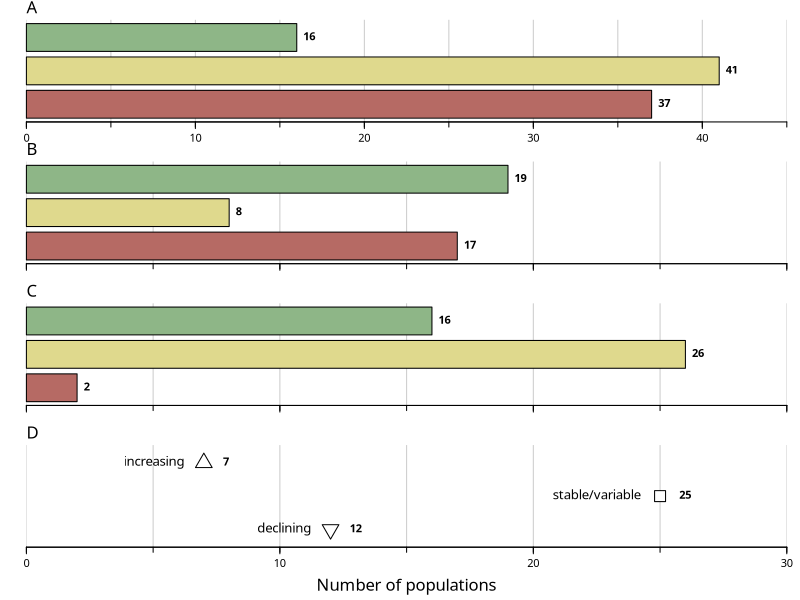
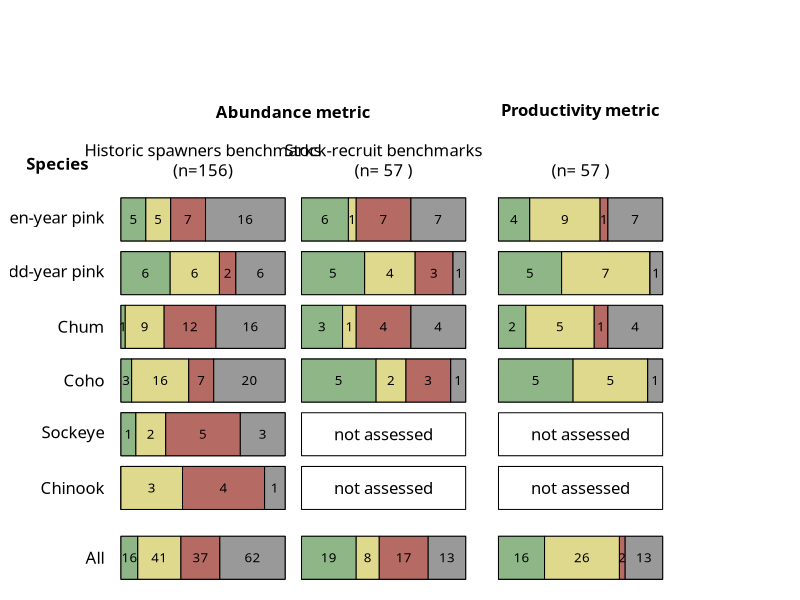

The R script that drew these images, in order: (Note: this script raises an error after producing the figures.)
library(here)

statusCols <- c(r = "#B66A64", a = "#DFD98D", g = "#8EB687", dd = grey(0.6))
trendPch<-c(r = 25, a = 22, g = 24, dd = 21)

###############################################################################
# Load data and summarize
###############################################################################

dat <- read.csv("1_all_species_status_assessment_table.csv")

#------------------------------------------------------------------------------
# Overall summary across all species

summaryDat <- cbind(
	prod_status = c(g = length(which(dat$status_prod=='green')), a = length(which(dat$status_prod=='amber')), r = length(which(dat$status_prod=='red')), dd = length(which(dat$status_prod=='DD'))),
	prod_trends = c(g = length(which(dat$prod_trend=='green')), a = length(which(dat$prod_trend=='amber')), r = length(which(dat$prod_trend=='red')), dd = length(which(dat$prod_trend=='DD'))),
	sr_status = c(g = length(which(dat$status_SR=='green')), a = length(which(dat$status_SR=='amber')), r = length(which(dat$status_SR=='red')), dd = length(which(dat$status_SR=='DD'))),
	perc_status = c(g = length(which(dat$status_spawn=='green')), a = length(which(dat$status_spawn=='amber')), r = length(which(dat$status_spawn=='red')), dd = length(which(dat$status_spawn=='DD'))),
	perc_status_only = c(g = length(which(dat$status_spawn=='green'&is.na(dat$Smsy)==TRUE)), a = length(which(dat$status_spawn=='amber'&is.na(dat$Smsy)==TRUE)), r = length(which(dat$status_spawn=='red'&is.na(dat$Smsy)==TRUE)), dd = length(which(dat$status_spawn=='DD'&is.na(dat$Smsy)==TRUE)))
	)
summaryDat <- rbind(summaryDat, apply(summaryDat[1:3,], 2, sum), apply(summaryDat, 2, sum))

rownames(summaryDat) <- c("Green", "Amber", "Red", "Data deficient", "Total assessed", "Total attempted")
colnames(summaryDat) <- c("Productivity status", "Productivity trend", "Stock-recruit", "Historic spawners", "Historic spawners only")


#------------------------------------------------------------------------------
# Relationship between productivity status and productivity trend

datProd <- subset(dat, dat$status_prod!="")

prodRel <- matrix(c(
	length(which(datProd$status_prod == "red" & datProd$prod_trend == "red")),
	length(which(datProd$status_prod == "red" & datProd$prod_trend == "amber")),
	length(which(datProd$status_prod == "red" & datProd$prod_trend == "green")),
	length(which(datProd$status_prod == "amber" & datProd$prod_trend == "red")),
	length(which(datProd$status_prod == "amber" & datProd$prod_trend == "amber")),
	length(which(datProd$status_prod == "amber" & datProd$prod_trend == "green")),
	length(which(datProd$status_prod == "green" & datProd$prod_trend == "red")),
	length(which(datProd$status_prod == "green" & datProd$prod_trend == "amber")),
	length(which(datProd$status_prod == "green" & datProd$prod_trend == "green"))
), 3, 3, byrow=FALSE)
rownames(prodRel) <- c("Declining", "Stable/variable", "Increasing")
colnames(prodRel) <- c("Red", "Amber", "Green")

#------------------------------------------------------------------------------
# Summary data by species
nSpp <- length(unique(dat$Species2))
sppSummaryDat <- list(); length(sppSummaryDat) <- nSpp
names(sppSummaryDat) <- unique(dat$Species2)
for(i in 1:nSpp){
	dat.i <- subset(dat, dat$Species2 == unique(dat$Species2)[i])
	sppSummaryDat[[i]] <- cbind(
		prod_status = c(g = length(which(dat.i$status_prod=='green')), a = length(which(dat.i$status_prod=='amber')), r = length(which(dat.i$status_prod=='red')), dd = length(which(dat.i$status_prod=='DD'))),
		prod_trends = c(g = length(which(dat.i$prod_trend=='green')), a = length(which(dat.i$prod_trend=='amber')), r = length(which(dat.i$prod_trend=='red')), dd = length(which(dat.i$prod_trend=='DD'))),
		sr_status = c(g = length(which(dat.i$status_SR=='green')), a = length(which(dat.i$status_SR=='amber')), r = length(which(dat.i$status_SR=='red')), dd = length(which(dat.i$status_SR=='DD'))),
		perc_status = c(g = length(which(dat.i$status_spawn=='green')), a = length(which(dat.i$status_spawn=='amber')), r = length(which(dat.i$status_spawn=='red')), dd = length(which(dat.i$status_spawn=='DD'))),
		perc_status_only = c(g = length(which(dat.i$status_spawn=='green'&is.na(dat.i$Smsy)==TRUE)), a = length(which(dat.i$status_spawn=='amber'&is.na(dat.i$Smsy)==TRUE)), r = length(which(dat.i$status_spawn=='red'&is.na(dat.i$Smsy)==TRUE)), dd = length(which(dat.i$status_spawn=='DD'&is.na(dat.i$Smsy)==TRUE)))
	)
	sppSummaryDat[[i]] <- rbind(sppSummaryDat[[i]], apply(sppSummaryDat[[i]][1:3,], 2, sum), apply(sppSummaryDat[[i]], 2, sum))
	
	rownames(sppSummaryDat[[i]]) <- c("Green", "Amber", "Red", "Data deficient", "Total assessed", "Total attempted")
	colnames(sppSummaryDat[[i]]) <- c("Productivity status", "Productivity trend", "Stock-recruit", "Historic spawners", "Historic spawners only")

} #end species i


###############################################################################
# Plot output
###############################################################################

#------------------------------------------------------------------------------
# Barplots

quartz(width = 2.2, height = 3.6, pointsize = 9)
par(mfrow=c(4,1), mar=c(2,2,1,1), oma=c(2,0,0.5,0), family="Avenir Next", mgp=c(2.5, 0.7, 0))

for(i in c(4,3,1,2)){
	if(i==2|i==4) I <- TRUE else I <- FALSE
	bp <- barplot(summaryDat[3:1,i], col=NA, border=NA, horiz=TRUE,  xlim=c(0, c(rep(30,3), 45)[i]), xaxt="n", ylab = "", names.arg=NA)
	abline(v = seq(0,c(rep(30,3), 45)[i],5), col=grey(0.8))
	if(i!=2) {
		barplot(summaryDat[3:1,i], col=statusCols[c('r', 'a', 'g')], add=TRUE, horiz=TRUE, xaxt="n", ylab = "", names.arg=NA)
		text(summaryDat[3:1,i], bp, col=1, summaryDat[3:1,i], font=2, pos=4)
	} else{
		# segments(x0 = 0, x1 = summaryDat[1:3,i], y0 = bp, y1 = bp, lty=3, col=grey(0.8))
		# abline(h = bp, lty=3, col=grey(0.8))
		points(summaryDat[3:1,i], bp, pch = trendPch[c('r', 'a', 'g')], cex=2.5, bg="white", xpd=NA)
		text(summaryDat[3:1,i]+0.5, bp, summaryDat[3:1,i], font=2, pos=4, xpd=NA)
		text(summaryDat[3:1,i]-0.5, bp, c("declining", "stable/variable", "increasing"), pos=2, xpd=NA, cex=1.2)
		
}
	if(i==4) axis(side=1, at = c(0, 10, 20, 30, 40), labels=I, cex = 1) else axis(side=1, at = c(0, 10, 20, 30), labels=I, cex = 1)
	axis(side=1, at=seq(0, c(rep(30,3), 45)[i], 5), tck=-0.05, labels=FALSE)
	mtext(side = 3, adj=0, LETTERS[c(3,4,2,1)[i]], line=0.3)
if(i==4){
	# mtext(side = 1, "Number of populations", line=2.5)
	# quartz.save(file="barplotA.pdf", type="pdf", width = 2.2, height = 3.6, pointsize = 9)
	# par(mfrow=c(4,1), mar=c(2,2,1,1), oma=c(2,0,0.5,0), family="Avenir Next", mgp=c(2.5, 0.7, 0))
	# plot(1, 1, "n", bty="n", xaxt="n", yaxt="n", xlab="", ylab="")
}
	}
mtext(side = 1, "Number of populations", line=2.5)

# quartz.save(file="barplotB-D.pdf", type="pdf", width = 2.2, height = 3.6, pointsize = 9)
dev.off()

#------------------------------------------------------------------------------
# By species
sppSummaryDat[[7]] <- summaryDat
sppNames <- c("Even-year pink", "Odd-year pink", "Chum", "Coho", "Sockeye", "Chinook", "All")
x0 <- c(1.1, 2.2, 3.4, 4.7)


quartz(width = 7.5, height = 3.5, pointsize = 9)
par(mfrow = c(1, 1), mar=rep(0.5, 4), family = "Avenir Next")

plot(1,1,"n", xlim=c(0.6, 5), ylim=c(0, 10), bty="n", xaxt="n", yaxt="n")
for(i in 1:(nSpp + 1)){
	if(i==7) q <- 0.3 else q <- 0
	# abline(v = 1, lty=3)
	text(1, 8-i-0.5-q, sppNames[i], adj = 1)
	
	for(j in 1:3){
		polygon(x = x0[j] + c(0,1,1,0), y = 8-i-q-c(0.1,0.1,0.9,0.9))
		y <- sppSummaryDat[[i]][1:4,c(4,3,1,2)[j]]
		if(sum(y)==0){
			text(x0[j] + 0.5, 8-i-0.5, "not assessed")
		}else{
			yCum <- c(0, cumsum(y)/sum(y))
			for(s in 1:4){
				polygon(x = x0[j] + yCum[c(s,s+1,s+1,s)], y = 8-i-q-c(0.1,0.1,0.9,0.9), col=statusCols[c('g', 'a', 'r', 'dd')[s]])
				if(y[s]>0) text(x0[j] + mean(yCum[c(s, s+1)]), 8-i-0.5-q, y[s], cex=0.8)
			} #end s
		} #end if assessed
	} #end j
	
	# if(sum(sppSummaryDat[[i]][1:3,2])>0){
	# 	points(c(4.75, 4.9, 5.05), rep(8-i-0.5-q, 3), pch=trendPch[c('g', 'a', 'r')], cex=3, bg="white")
	# 	text(c(4.75, 4.9, 5.05), rep(8-i-0.5-q, 3), cex=0.7, sppSummaryDat[[i]][1:3,2], font=2)
	# }
	# 
} #end s

text(0.9, 7.5, "Species", adj = 1, font=2)
text(2.15, 8.5, "Abundance metric", font = 2)
text(x0[3]+0.5, 8.5, "Productivity metric", font=2)
text(1.6, 7.6, paste("Historic spawners benchmarks\n(n=", summaryDat['Total attempted','Historic spawners'], ")", sep=""))
text(2.7, 7.6, paste("Stock-recruit benchmarks\n(n=", summaryDat['Total attempted','Stock-recruit'], ")"))
text(x0[3]+0.5, 7.6, paste("\n(n=", summaryDat['Total attempted','Productivity trend'], ")"))

quartz.save(file="sumDatSpecies.pdf", type="pdf", width = 7.5, height = 3.5, pointsize = 9)
dev.off()

#------------------------------------------------------------------------------
# Abudnance status vs trend
x <- rep(c(0.5, 1.5, 2.5), 3)
y <- rep(c(0.5, 1.5, 2.5), each = 3)
quartz(width = 3.6, height=3.4, pointsize=9)
par(mfrow = c(1, 1), mar=rep(0.5, 4), family = "Avenir Next")
plot(1,1,"n", xlim=c(-2, 4), ylim=c(0, 9), bty="n", xaxt="n", yaxt="n")

for(i in 1:9){
	points(x[i], y[i], pch = trendPch[rep(c('r', 'a', 'g'), each=3)[i]], bg = statusCols[rep(c('g', 'a', 'r'), 3)[i]], cex=4)
	# if(i==1|i==9) points(x[i], y[i], pch = trendPch[rep(c('r', 'a', 'g'), each=3)[i]], bg="#FFFFFF80", cex=4)
	text(rep(c(0.5, 1.5, 2.5), 3)[i], rep(c(0.5, 1.5, 2.5), each = 3)[i], prodRel[rep(c(1,2,3),each = 3)[i], rep(c(3,2,1), 3)[i]], font=2)
}

text(rep(-0.1, 3), c(0.5, 1.5, 2.5), c("Declining", "Stable/variable", "Increasing"), adj=1)
text(c(0.5, 1.5, 2.5), rep(3.6, 3), c("Green", "Amber", "Red"))
text(1.5, 4.25, "Status", font=2)
text(-0.8, 3.5, "Trend", font=2)
segments(x0=0, x1=0, y0=0, y1=3.2)
segments(x0=0, x1=3, y0=3.2, y1=3.2)

###############################################################################
# Monitoring change
###############################################################################

monDat <- read.csv("monitoring_coverage_table.csv")

max(monDat$year)
monDat[monDat$year==2017,]

sppCols <- colors()[616:619]
sppCols <- colors()[c(616, 619, 621, 624)]
sppCols <- c("#1E3040",  "#C0AF7C", "#D7D7D1", "#736762", "#BDB2B0")

quartz(width = 3.6, height = 3.6, pointsize = 9)
par(family = "Avenir Next", mgp=c(2.5, 0.8, 0), mar=c(3.5, 3.5, 1, 2))
plot(monDat$year[monDat$species=="all"], monDat$no.counted[monDat$species=="all"], "l", las =1, bty="l", xlab = "Year", ylab="Number of systems monitored by DFO", lwd=2, ylim=c(0, 70))
points(2017, 11, pch = 19)
text(2017, 11, "n=11", font = 2, cex=0.8, xpd=NA, pos=4)
for(i in 1:5){
	lines(monDat$year[monDat$species==levels(monDat$species)[i+1]], monDat$no.counted[monDat$species==levels(monDat$species)[i+1]], col = sppCols[i], lwd=0.8)
}

legend(1998, 75, bty="n", lwd=c(2, rep(0.8, 5)), col=c(1, sppCols), legend = c("Any species", levels(monDat$species)[2:6]), cex=1, xpd=NA)

	
